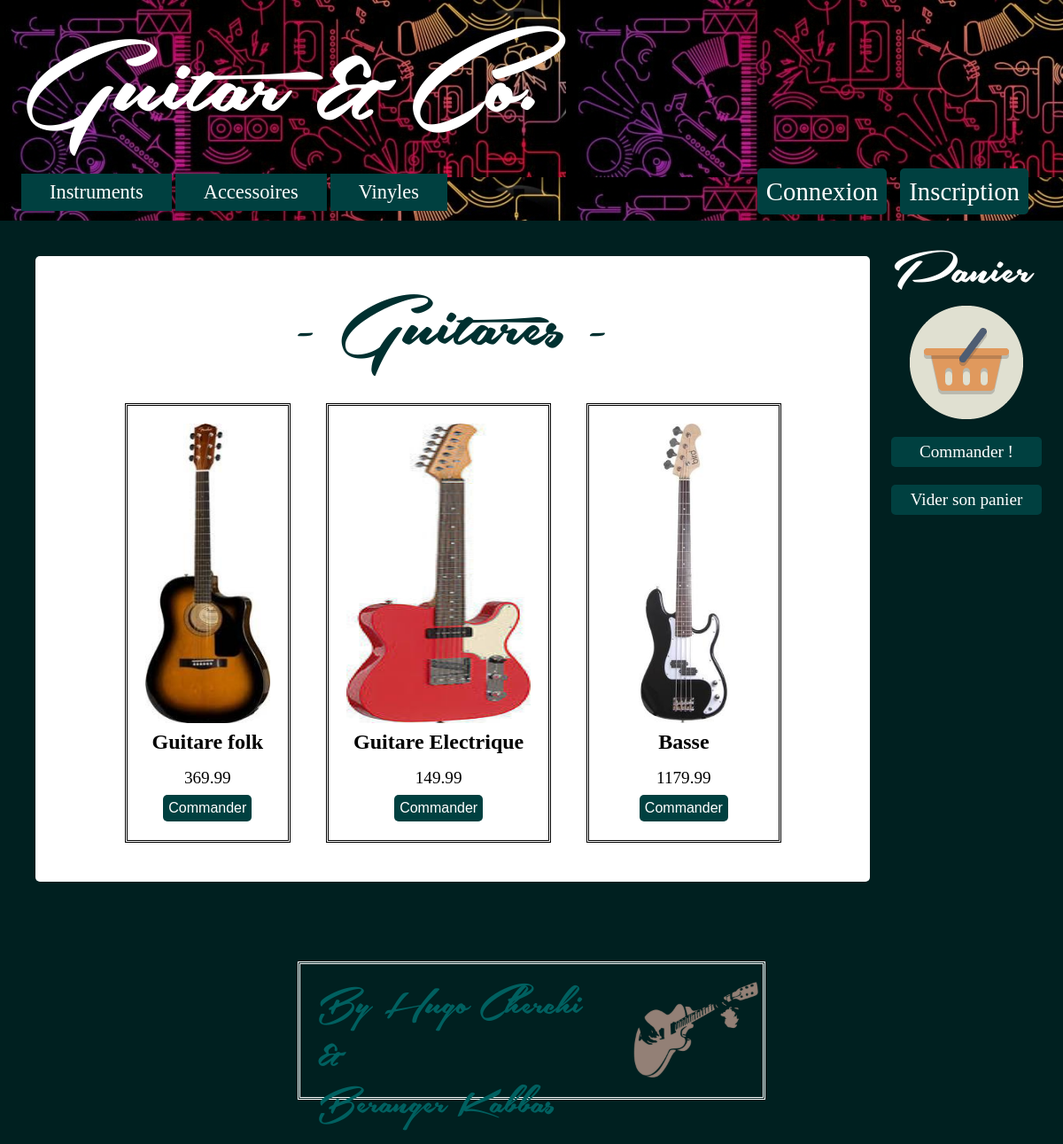
The app's page /products.php?category=Guitares with its own data.
### tables this page shows
CREATE TABLE IF NOT EXISTS `items` (
  `id` int(11) NOT NULL AUTO_INCREMENT,
  `name` varchar(150) NOT NULL,
  `description` text NOT NULL,
  `categories` varchar(50) NOT NULL,
  `price` double NOT NULL,
  `image_url` varchar(250) NOT NULL,
  PRIMARY KEY (`id`)
);

### database_operations.php (called while the page is built, shortened)
<?php
function get_items($database)
{
	$items = array();
	$request = "SELECT * FROM items";
	$sql = mysqli_query($database, $request);
	while ($row = mysqli_fetch_assoc($sql))
			$items[] = $row;
	return $items;
}
?>

### products.php (the view, shortened to what this page needs)
<?PHP
include("elements/header.php");
$database = connect_database();
$items = get_items($database);
$top = array();
foreach($items as $val)
{
	$categories = array_filter(explode(";", $val['categories']));
	if (in_array($_GET["category"], $categories))
		$top[] = $val;
}
?>
<!DOCTYPE html>
<html>
	<head>
		<link rel="stylesheet" type="text/css" href="index.css">
	</head>
	<body>
		<section>
			<div class="vitrine">
			<h1 class="vitrinetitle">-  <?php echo $_GET["category"]; ?>  -</h1>
				<div class="elementsblock">
				<?php
					foreach($top as $top_item)
					{
					?>
						<div class="item">
							<img src="<?php echo $top_item['image_url'] ?>">
							<h1><?php echo $top_item['name'] ?></h1>
							<h2><?php echo $top_item['price'] ?></h2>
							<form method="get" action="add_basket.php">
							<button type="submit" name="id" value="<?php echo $top_item["id"] ?>">Commander</button>
							</form>
						</div>
					<?php
					}
					?>
				</div>
			</div>
			<?PHP include("elements/panier.php"); ?>
		</section>
		<?PHP include("elements/footer.php"); ?>
	</body>
</html>

### index.css (style rules this page uses)
body { font-family: times; background-color: #002020; max-width: 1500px; margin: auto; }
section { display: flex; justify-content: space-between; }
.item { display: flex; flex-direction: column; justify-content: space-between; text-align: center; margin: 20px; border-style: double; padding: 20px; height: 450px; max-width: 400px; }
.item img { height: 75%; }
.item h2 { font-weight: lighter; font-size: 1.2em; }
.item h1, h2 { margin: 8px; }
.item button { font-size: 1em; color: white; text-decoration: none; padding: 6px; margin: 0; border: none; background-color: #004040; border-color: white; border-radius: 5px; }
.vitrinetitle { text-align: center; font-family: "font-title"; font-size: 7em; padding: 5px; margin: 0; font-weight: lighter; color: #003030; }
.elementsblock { display: flex; justify-content: center; flex-wrap: wrap; }
.vitrine { min-width: 650px; flex: 3; margin: 40px; margin-right: 0; padding: 2%; border-radius: 5px; background-color: white; }

### records on screen
items: image_url (picture), name "Guitare folk", price "369.99", $top_item["id"] 29 (drawn)
items: image_url (picture), name "Guitare Electrique", price "149.99", $top_item["id"] 30 (drawn)
items: image_url (picture), name "Basse", price "1179.99", $top_item["id"] 31 (drawn)

### other values on screen
$_GET["category"] "Guitares"
